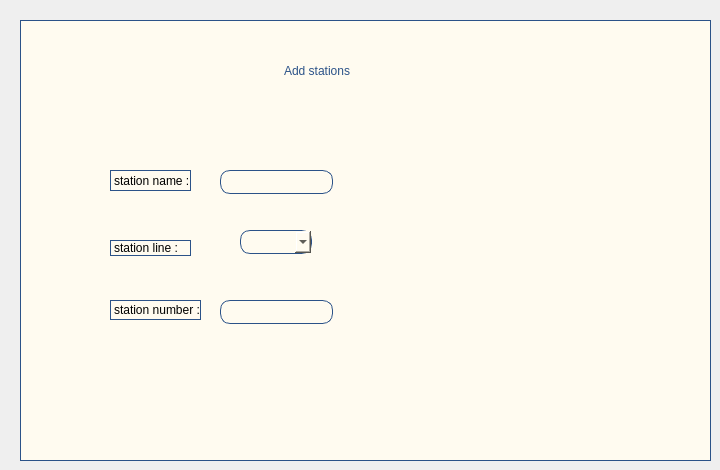
    <widget class="QWidget" name="add_station">
     <widget class="QWidget" name="widget_29" native="true">
      <property name="geometry">
       <rect>
        <x>20</x>
        <y>20</y>
        <width>691</width>
        <height>441</height>
       </rect>
      </property>
      <property name="styleSheet">
       <string notr="true">border:1px solid  rgb(43, 82, 136);


background-color: rgb(255, 251, 240);</string>
      </property>
      <widget class="QLineEdit" name="lineEdit">
       <property name="geometry">
        <rect>
         <x>200</x>
         <y>150</y>
         <width>113</width>
         <height>24</height>
        </rect>
       </property>
       <property name="styleSheet">
        <string notr="true">border-radius:10px;
font: 10pt &quot;Segoe UI&quot;;
border:1px solid  rgb(43, 82, 136);
</string>
       </property>
      </widget>
      <widget class="QLabel" name="label_53">
       <property name="geometry">
        <rect>
         <x>90</x>
         <y>280</y>
         <width>91</width>
         <height>20</height>
        </rect>
       </property>
       <property name="text">
        <string>station number :</string>
       </property>
      </widget>
      <widget class="QLineEdit" name="lineEdit_2">
       <property name="geometry">
        <rect>
         <x>200</x>
         <y>280</y>
         <width>113</width>
         <height>24</height>
        </rect>
       </property>
       <property name="styleSheet">
        <string notr="true">border-radius:10px;
font: 10pt &quot;Segoe UI&quot;;
border:1px solid  rgb(43, 82, 136);
</string>
       </property>
      </widget>
      <widget class="QComboBox" name="comboBox">
       <property name="geometry">
        <rect>
         <x>220</x>
         <y>210</y>
         <width>72</width>
         <height>24</height>
        </rect>
       </property>
       <property name="styleSheet">
        <string notr="true">border-radius:10px;
font: 10pt &quot;Segoe UI&quot;;
border:1px solid  rgb(43, 82, 136);
</string>
       </property>
      </widget>
      <widget class="QLabel" name="label_54">
       <property name="geometry">
        <rect>
         <x>90</x>
         <y>150</y>
         <width>81</width>
         <height>21</height>
        </rect>
       </property>
       <property name="text">
        <string>station name :</string>
       </property>
      </widget>
      <widget class="QLabel" name="label_55">
       <property name="geometry">
        <rect>
         <x>90</x>
         <y>220</y>
         <width>81</width>
         <height>16</height>
        </rect>
       </property>
       <property name="text">
        <string>station line :</string>
       </property>
      </widget>
      <widget class="QLabel" name="label_9">
       <property name="geometry">
        <rect>
         <x>260</x>
         <y>25</y>
         <width>241</width>
         <height>51</height>
        </rect>
       </property>
       <property name="styleSheet">
        <string notr="true">color: rgb(43, 82, 136);
border-color: rgb(255, 251, 240);
font: 700 30pt &quot;Times New Roman&quot;;</string>
       </property>
       <property name="text">
        <string>Add stations </string>
       </property>
      </widget>
     </widget>
    </widget>
